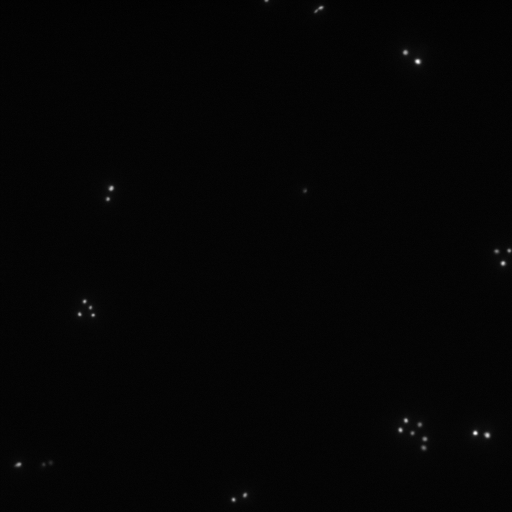
#> input picture 04-Tools/old_tests/extract_caracteristics/imgs-tests/img1.png, 512 x 512 px, found by its file name; its folder holds only this picture in this run
$ python extract_caracteristics.py imgs-tests/img1.png   (older library calls are emulated)
#> lines starting #> are read from the running program, lines starting #| are printed output that depends on the picture; after the words box and inside, x2 and y2 are one past the last pixel; in counts of white or black regions, pixels touching at a corner belong together
#> further down, img_orig is the input picture: shape (512, 512); min 0, max 255, mean 4.5
### 04-Tools/old_tests/extract_caracteristics/function.py
#!/usr/bin/env python3
# -*- coding: utf-8 -*-
"""
Created on Wed Mar 25 17:38:59 2020

@author: williams
"""
import cv2
import numpy as np


def nothing(x):
    pass

def getsize(img):
    h, w = img.shape[:2]
    return w, h

# [18 lines left out: function bytescaling, not called in this run]

def hist_curve(im, activate,widthHist = 5,maxBlack = 5,minWhite = 250,ImoyInf=40,ImoySup=100):
#> called with activate = True, widthHist = 5, maxBlack = 5, minWhite = 250, ImoyInf = 40, ImoySup = 100
    h = np.ones((300,256,3))
    h2 = np.ones((300,256,3))
    if len(im.shape) == 2:
        color = [(255,255,255)]
    elif im.shape[2] == 3:
        color = [ (255,0,0),(0,255,0),(0,0,255) ]
    for ch, col in enumerate(color):
        hist_item = cv2.calcHist([im],[ch],None,[256],[0,256])
        cv2.normalize(hist_item,hist_item,0,255,cv2.NORM_MINMAX)
        hist=np.int32(np.around(hist_item))
        cdf = hist.cumsum() #histogramm cumulé
        cdf_normalized = cdf / cdf.max() # between 0 et 1
        hist_normalized = hist / hist.max()  # between 0 et 1
        Imin = np.where(cdf_normalized>=0.01)[0][0] ; Imax  = np.where(cdf_normalized>=0.99)[0][0] ; Imoy  = np.where(cdf_normalized>=0.50)[0][0]

        if activate == True :
            cv2.line(h,(Imax,300),(Imin,0),(255,0,0),1)
            cv2.line(h2,(Imax,300),(Imin,0),(255,0,0),1)
            i = 0
            for el in cdf_normalized :
                cv2.circle(h,(i,int(300*cdf_normalized[i])),1, (255,0,255), 1)
                i = i + 1
                if i > 0 and i < 256:
                    cv2.line(h,(i,int(300*cdf_normalized[i])),(i-1,int(300*cdf_normalized[i-1])),(255,0,255),1)
            i = 0
            for el in hist_normalized :
                cv2.circle(h2,(i,int(hist_normalized[i][0])),1, (255,0,255), 1)
                i = i + 1
                if i > 0 and i < 256 :
                    cv2.line(h2,(i,int(300*hist_normalized[i])),(i-1,int(hist_normalized[i-1])),(255,0,255),1)
#> this loop made 1 pass
#> (Imin, Imax, Imoy) on pass 1: (2, 9, 4)
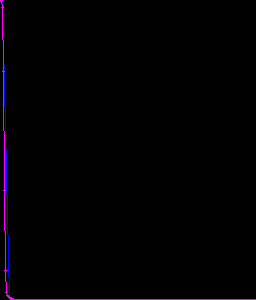
#> h: shape (300, 256, 3) float64; mean of channels 0, 1, 2 3.7, 1, 2.9; drawn as B, G, R

    y = np.flipud(h) ; y2 = np.flipud(h2)

    blackImg = False ; whiteImg = False ; normalImg = True ; noiseImg = False ; presenceCell = True
    if Imin <= Imax and Imax < maxBlack and (Imax-Imin) <= widthHist :
        blackImg = True
        normalImg = False
        presenceCell = False
    if Imax >= Imin and Imin > minWhite and (Imax-Imin) <= widthHist :
        whiteImg = True
        normalImg = False
        presenceCell = False
    if Imoy >= ImoyInf and Imoy < ImoySup :
        normalImg = False
        noiseImg = True
        presenceCell = True
    if whiteImg == False and Imoy >= ImoySup :
        normalImg = False
        noiseImg = True
        presenceCell = False

    return y,y2,Imin,Imax,Imoy,variance_of_laplacian(im),blackImg,whiteImg,normalImg,noiseImg,presenceCell


def variance_of_laplacian(image):
    if image is None:
        print ('Erreur: opening image')
        return -1
    image = cv2.cvtColor(image,cv2.COLOR_GRAY2BGR)
    image = cv2.GaussianBlur(image, (3, 3), 0)
    src_gray = cv2.cvtColor(image, cv2.COLOR_BGR2GRAY)
    kernel_size = 3
    return cv2.Laplacian(src_gray, cv2.CV_16S, ksize=kernel_size).var()

### 04-Tools/old_tests/extract_caracteristics/extract_caracteristics.py
# -*- coding: utf-8 -*-
"""
@author:    Williams BRETT
@date:      24-03-2020
@brief:     Extract cells, morphological caracteristics,... since RFP image
"""

import numpy as np
import cv2
import function as f
import argparse
import json


dir_masks='./imgs-tests/'


if __name__ == "__main__":

    parser = argparse.ArgumentParser()
    parser.add_argument("img", help="the name of image, 8 bits ou 16 bits")
    args = parser.parse_args()

    img_orig=cv2.imread(dir_masks+args.img,cv2.IMREAD_UNCHANGED)
    if img_orig.dtype == 'uint16':
        img_orig = f.bytescaling(img_orig)
    else :
        img_orig=cv2.imread(dir_masks+args.img,0)

    o = img_orig.copy()
    o = cv2.cvtColor(o,cv2.COLOR_GRAY2RGB)

    c1,c2,Imin,Imax,Imoy,v,blackImg,whiteImg,normalImg,noiseImg,presenceCell = f.hist_curve(img_orig,True)
#> Imin = 2; Imax = 9; Imoy = 4; v = 56.33; blackImg = False; whiteImg = False; normalImg = True; noiseImg = False; presenceCell = True
    #cv2.imshow('C1',c1) ; cv2.imshow('C2',c2)


    strO = str('Img:'+str(dir_masks+args.img)+' >')
    if blackImg == True:
        strO = strO + ' black'
    if whiteImg == True:
        strO = strO + ' white'
    if noiseImg == True:
        strO = strO + ' noise'
    if presenceCell == True:
        strO = strO + ' cells'
    o = cv2.putText(o,strO, (20,20),  cv2.FONT_HERSHEY_SIMPLEX, 0.45, (255, 255,0), 1)

    caracteristics_img = {
        'img': args.img,
        'histogram': {
            'black' : blackImg,
            'white' : whiteImg,
            'noise' : noiseImg
            },
        'NCell' : 'NaN'
    }


    if normalImg == False:
        print('------------------Results------------------')
        jsonOutputIndent = json.dumps(caracteristics_img, sort_keys=False, indent=2)
        print('Indentation format: '+ jsonOutputIndent)
    else:
        lp = cv2.Laplacian(img_orig, cv2.CV_16S, ksize=9)
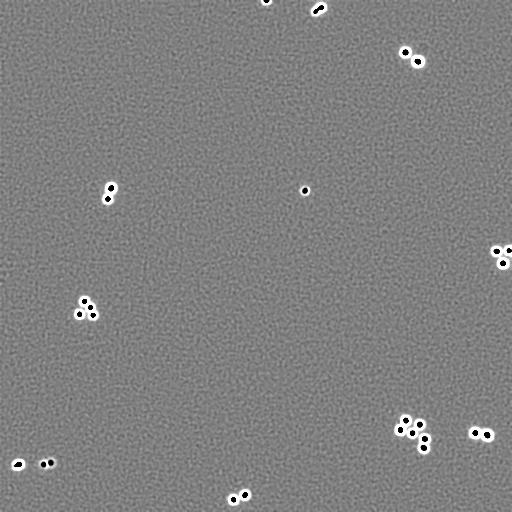
#> lp: shape (512, 512) int16; min -32768, max 32767, mean 294.5; drawn with min black and max white
        blur = cv2.GaussianBlur(img_orig,(5,5),0)
        kernel = np.array((
    	        [-1, -1, -1, -1, -1],
    	        [-1, -1, -1, -1, -1],
    	        [-1, -1, 24, -1, -1],
    	        [-1, -1, -1, -1, -1],
    	        [-1, -1, -1, -1, -1]), dtype="int")
        convolution = cv2.filter2D(blur, -1, kernel)
        ret2,th2 = cv2.threshold(convolution,100,255,cv2.THRESH_BINARY+cv2.THRESH_OTSU)
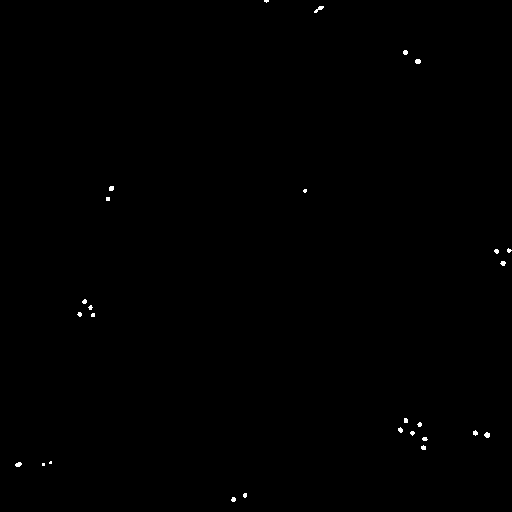
#> th2: shape (512, 512); 0.19% white; 27 white regions (16 under 20 px)
#> ret2 = 117
        cnts = cv2.findContours(th2.copy(), cv2.RETR_EXTERNAL, cv2.CHAIN_APPROX_SIMPLE)
#> cnts = 27 contours, 26 with area under 20; largest, box (x1, y1, x2, y2) and area: (314, 6, 324, 13) 20
        cnts = cnts[0]
        cv2.drawContours(o, cnts,-1, (0,127,0), 1)
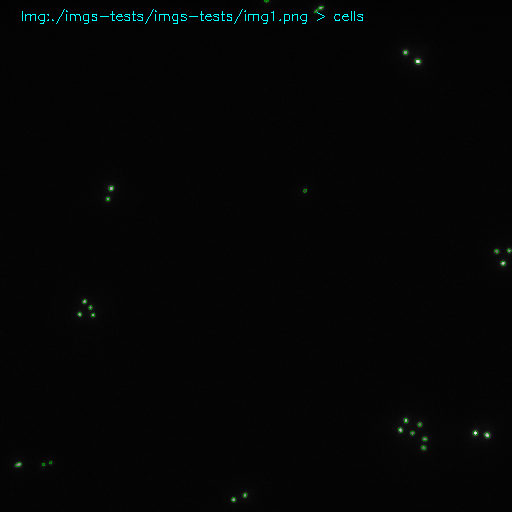
#> o: shape (512, 512, 3); mean B, G, R 5.1, 5.3, 4.4

        caracteristics_img['NCell'] = len(cnts)
        #caracteristics_img = json.dumps(caracteristics_img)

        print('Id:{} - {} noyaux possibles'.format(dir_masks+args.img,len(cnts)))
#| Id:./imgs-tests/imgs-tests/img1.png - 27 noyaux possibles
        caracteristics_img['Extract'] = {}
        elem = 0
        for c in cnts:
            M = cv2.moments(c)
            cX = int((M["m10"] / (M["m00"]+1e-4)))
            cY = int((M["m01"] / (M["m00"]+1e-4)))
            area = cv2.contourArea(c)
            perimeter = cv2.arcLength(c,True)
            mask = np.zeros(img_orig.shape,np.uint8)
            cv2.drawContours(mask,[c],0,255,-1)
            mean_val = cv2.mean(img_orig,mask = mask)

            caracteristics_img['Extract']['Cell-'+str(elem)] = {}
            caracteristics_img['Extract']['Cell-'+str(elem)]['barycenter'] = {}
            caracteristics_img['Extract']['Cell-'+str(elem)]['barycenter']['x'] = cX
            caracteristics_img['Extract']['Cell-'+str(elem)]['barycenter']['y'] = cY
            caracteristics_img['Extract']['Cell-'+str(elem)]['geometry'] =  {}
            caracteristics_img['Extract']['Cell-'+str(elem)]['geometry']['area'] =  area
            caracteristics_img['Extract']['Cell-'+str(elem)]['geometry']['perimeter'] =  perimeter
            caracteristics_img['Extract']['Cell-'+str(elem)]['meanIntensity'] = mean_val[0]

            # if you need extract all pixel in a shape
            #pixelpoints = np.transpose(np.nonzero(mask))

            elem = elem + 1
            o = cv2.circle(o,(cX,cY),5,(0,0,255),1)
#> this loop made 27 passes
#> (cX, cY, area, perimeter, mean_val) on pass 26: (318, 8, 20, 25.31, (88.75, 0, 0, 0))
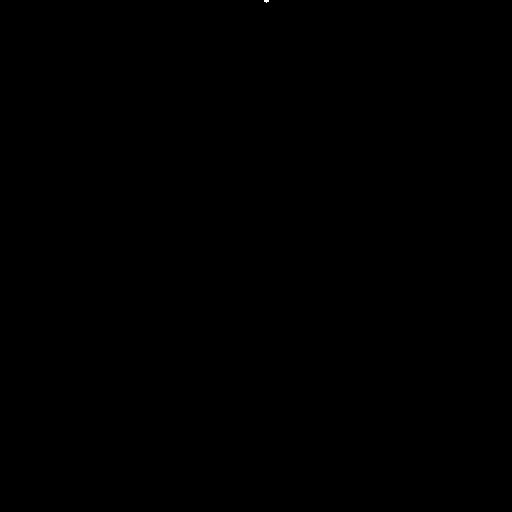
#> mask: shape (512, 512); 0% white; 1 white region (1 under 20 px)
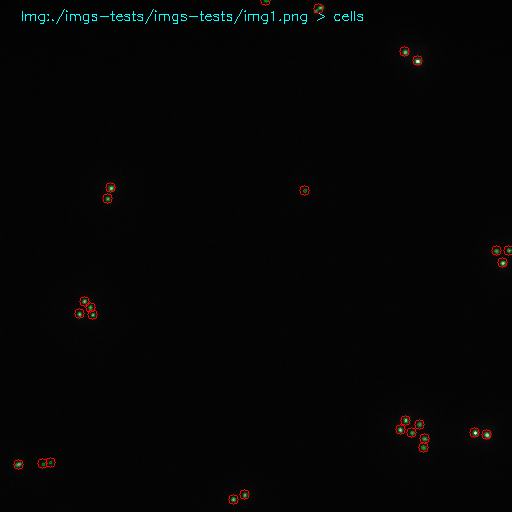
#> o: shape (512, 512, 3); mean B, G, R 5.1, 5.3, 5.1
#> after the loop, caracteristics_img = 4 items; elem = 27

        print('------------------Results------------------')
        jsonOutputIndent = json.dumps(caracteristics_img, sort_keys=False, indent=2)
        print('Indentation format: '+ jsonOutputIndent)
#> (printed output is left out)

        cv2.imshow('cells',o)
        print('Press a touch to quit....')
        cv2.waitKey(0)
